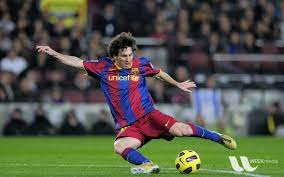
#> input picture Image processing in OpenCV/messi5.jpg, 284 x 177 px
$ jupyter execute 'Geometric Transformations of images.ipynb'
#> lines starting #> are read from the running program, lines starting #| are printed output that depends on the picture
## Translation

[cell 1]
import numpy as np
import cv2 as cv

img = cv.imread('messi5.jpg')
#> img is the input picture: shape (177, 284, 3); mean B, G, R 72.8, 86, 82.3
res = cv.resize(img, None, fx=2, fy = 2, interpolation = cv.INTER_CUBIC)
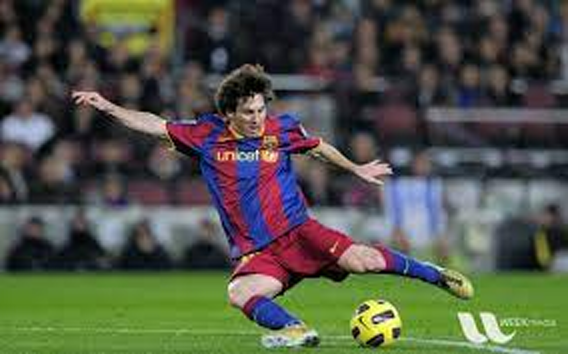
#> res: shape (354, 568, 3); mean B, G, R 72.8, 86, 82.4

#or

height, width = img.shape[:2]
#> height = 177; width = 284
res = cv.resize(img, (2*width, 2*height), interpolation = cv.INTER_CUBIC)

[cell 2]
import numpy as np
import cv2 as cv

img = cv.imread('messi5.jpg', 0)
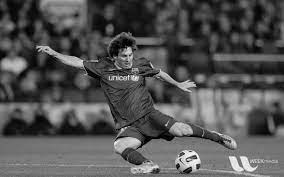
#> img: shape (177, 284); min 0, max 255, mean 83.4
rows, cols = img.shape
#> rows = 177; cols = 284

M = np.float32([[1,0,100], [0,1,50]])
dst = cv.warpAffine(img, M, (cols, rows))
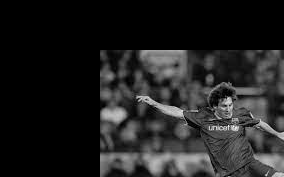
#> dst: shape (177, 284); min 0, max 255, mean 33.1

cv.imshow('img', dst)
cv.waitKey(0)
cv.destroyAllWindows()

## Rotation

[cell 3]
import numpy as np
import cv2 as cv

img = cv.imread('messi5.jpg', 0)
rows, cols = img.shape

# cols-1 and rows-1 are the coordinate limits
M = cv.getRotationMatrix2D(((cols-1)/2.0, (rows-1)/2.0), 90, 1)
dst = cv.warpAffine(img, M, (cols,rows))
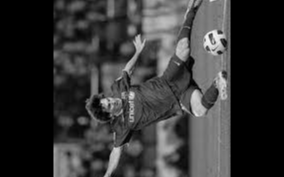
#> dst: shape (177, 284); min 0, max 243, mean 53.3

cv.imshow('img', dst)
cv.waitKey(0)
cv.destroyAllWindows()

## Affine Transformation

[cell 4]
import numpy as np
import cv2 as cv
import matplotlib.pyplot as plt

img = cv.imread('messi5.jpg')
rows, cols, ch = img.shape
#> ch = 3

pts1 = np.float32([[50,50],[200,50],[50,200]])
pts2 = np.float32([[10,100],[200,50],[100,250]])

M = cv.getAffineTransform(pts1,pts2)
dst = cv.warpAffine(img, M, (cols,rows))
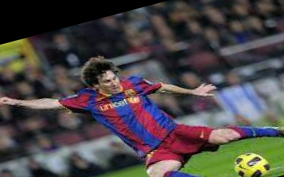
#> dst: shape (177, 284, 3); mean B, G, R 71.2, 70.7, 75.9

plt.subplot(121),plt.imshow(img),plt.title('Input')
plt.subplot(122),plt.imshow(dst),plt.title('Output')
plt.show()
#> figure, not shown here; B, G, R data is drawn as R, G, B

## Perspective Transformation

[cell 5]
img = cv.imread('messi5.jpg')
row,cols,ch = img.shape
#> row = 177

pts1 = np.float32([[56,65],[368,52],[28,387],[389,390]])
pts2 = np.float32([[0,0],[300,0],[0,300],[300,300]])

M = cv.getPerspectiveTransform(pts1,pts2)

dst = cv.warpPerspective(img, M, (row,cols))
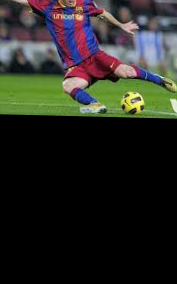
#> dst: shape (284, 177, 3); mean B, G, R 35.2, 40.9, 40.5

plt.subplot(121),plt.imshow(img),plt.title('Input')
plt.subplot(122),plt.imshow(dst),plt.title('Output')
plt.show()
#> figure, not shown here; B, G, R data is drawn as R, G, B

[cell 6]
img = cv.imread('messi5.jpg')
row,cols,ch = img.shape

pts1 = np.float32([[100,40],[170,40],[100,80],[170,80]])
pts2 = np.float32([[0,0],[177,0],[0,284],[177,284]])

M = cv.getPerspectiveTransform(pts1,pts2)

dst = cv.warpPerspective(img, M, (row,cols))
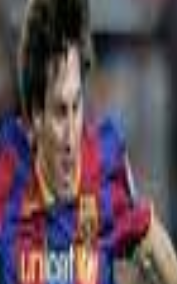
#> dst: shape (284, 177, 3); mean B, G, R 87.1, 78, 95.2

plt.subplot(121),plt.imshow(img),plt.title('Input')
plt.subplot(122),plt.imshow(dst),plt.title('Output')
plt.show()
#> figure, not shown here; B, G, R data is drawn as R, G, B

$ run again, with Image processing in OpenCV/Direct_blending.jpg copied over Image processing in OpenCV/messi5.jpg
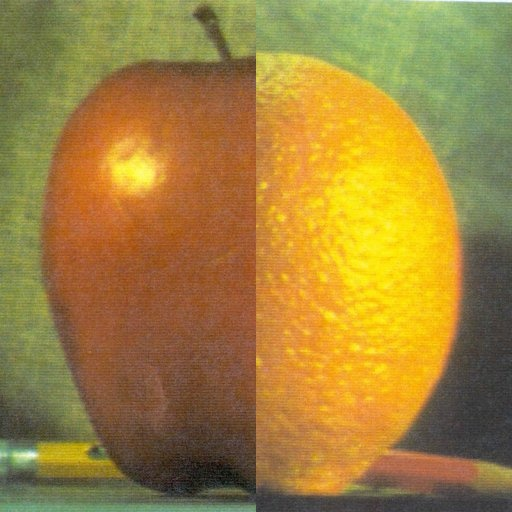
#> input picture Image processing in OpenCV/Direct_blending.jpg, 512 x 512 px
#> img is the input picture: shape (512, 512, 3); mean B, G, R 60.6, 130.3, 160.7
#> `img = cv.imread('messi5.jpg', 0)`:
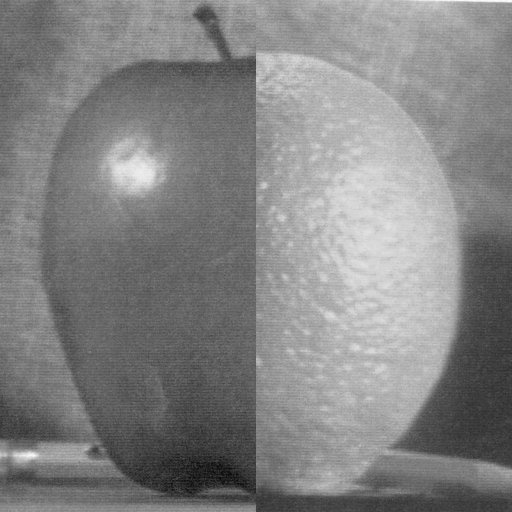
#> img: shape (512, 512); min 7, max 253, mean 131.4
#> `dst = cv.warpPerspective(img, M, (row,cols))`:
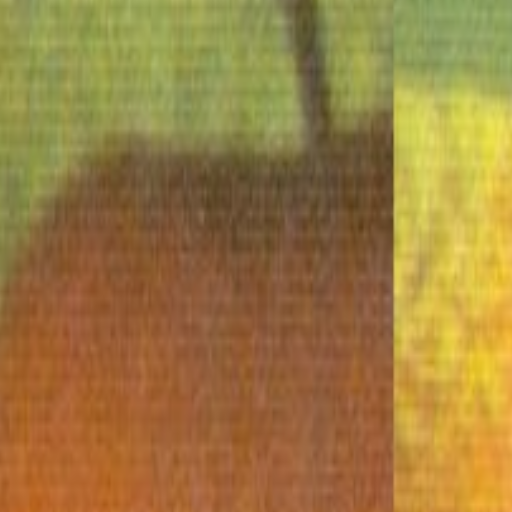
#> dst: shape (512, 512, 3); mean B, G, R 64.4, 125.3, 156.9

$ run again, with Image processing in OpenCV/apple.jpg copied over Image processing in OpenCV/messi5.jpg
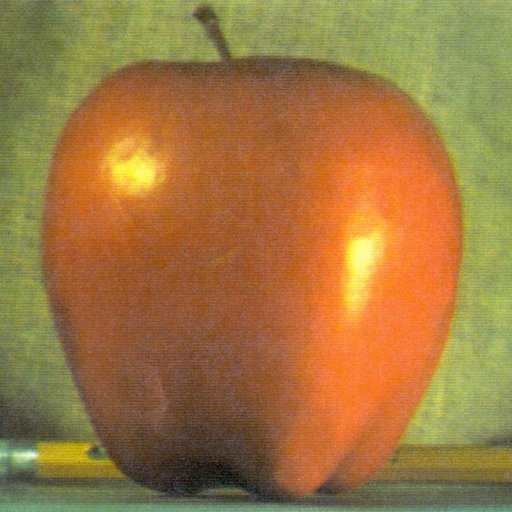
#> input picture Image processing in OpenCV/apple.jpg, 512 x 512 px
#> img is the input picture: shape (512, 512, 3); mean B, G, R 64.8, 119.7, 159.1
#> `img = cv.imread('messi5.jpg', 0)`:
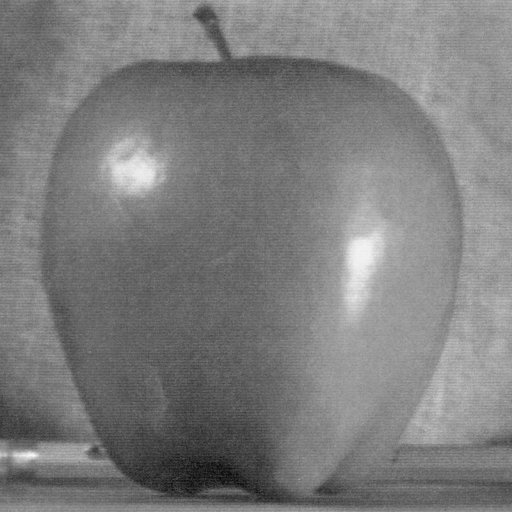
#> img: shape (512, 512); min 7, max 250, mean 125.2
#> `dst = cv.warpPerspective(img, M, (row,cols))`:
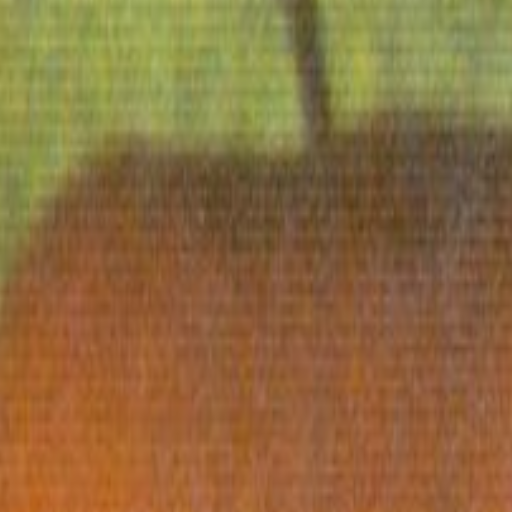
#> dst: shape (512, 512, 3); mean B, G, R 62.6, 107.8, 140.5
